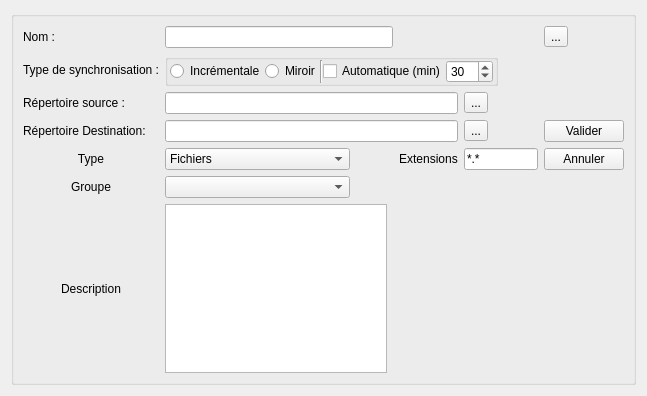
<?xml version="1.0" encoding="UTF-8"?>
<ui version="4.0">
 <class>Sensor</class>
 <widget class="QWidget" name="Sensor">
  <property name="geometry">
   <rect>
    <x>0</x>
    <y>0</y>
    <width>647</width>
    <height>396</height>
   </rect>
  </property>
  <property name="windowTitle">
   <string>Form</string>
  </property>
  <layout class="QGridLayout" name="gridLayout_2">
   <item row="1" column="0">
    <widget class="QGroupBox" name="groupBox">
     <property name="title">
      <string/>
     </property>
     <layout class="QGridLayout" name="gridLayout">
      <item row="6" column="1">
       <widget class="QComboBox" name="cb_Groupes">
        <property name="maximumSize">
         <size>
          <width>185</width>
          <height>16777215</height>
         </size>
        </property>
       </widget>
      </item>
      <item row="5" column="5">
       <widget class="QPushButton" name="btn_Annuler">
        <property name="text">
         <string>Annuler</string>
        </property>
       </widget>
      </item>
      <item row="6" column="0">
       <widget class="QLabel" name="label_3">
        <property name="text">
         <string>Groupe</string>
        </property>
        <property name="alignment">
         <set>Qt::AlignCenter</set>
        </property>
       </widget>
      </item>
      <item row="7" column="1">
       <widget class="QTextEdit" name="te_Desc">
        <property name="minimumSize">
         <size>
          <width>185</width>
          <height>71</height>
         </size>
        </property>
       </widget>
      </item>
      <item row="0" column="5">
       <widget class="QToolButton" name="Btn_Modifier">
        <property name="text">
         <string>...</string>
        </property>
        <property name="icon">
         <iconset resource="icons.qrc">
          <normaloff>:/icones/CadenasFerme.jpg</normaloff>
          <normalon>:/icones/CadenasOuvert.jpg</normalon>:/icones/CadenasFerme.jpg</iconset>
        </property>
        <property name="iconSize">
         <size>
          <width>32</width>
          <height>32</height>
         </size>
        </property>
        <property name="checkable">
         <bool>true</bool>
        </property>
        <property name="checked">
         <bool>false</bool>
        </property>
       </widget>
      </item>
      <item row="4" column="5">
       <widget class="QPushButton" name="btn_Valider">
        <property name="text">
         <string>Valider</string>
        </property>
       </widget>
      </item>
      <item row="7" column="0">
       <widget class="QLabel" name="label_4">
        <property name="text">
         <string>Description</string>
        </property>
        <property name="alignment">
         <set>Qt::AlignCenter</set>
        </property>
       </widget>
      </item>
      <item row="2" column="0">
       <widget class="QLabel" name="label_5">
        <property name="text">
         <string>Type de synchronisation :</string>
        </property>
        <property name="alignment">
         <set>Qt::AlignLeading|Qt::AlignLeft|Qt::AlignVCenter</set>
        </property>
       </widget>
      </item>
      <item row="5" column="0">
       <widget class="QLabel" name="l_Type">
        <property name="text">
         <string>Type</string>
        </property>
        <property name="alignment">
         <set>Qt::AlignCenter</set>
        </property>
       </widget>
      </item>
      <item row="5" column="4">
       <widget class="QLineEdit" name="le_ext">
        <property name="maximumSize">
         <size>
          <width>139</width>
          <height>16777215</height>
         </size>
        </property>
        <property name="inputMask">
         <string/>
        </property>
        <property name="text">
         <string>*.*</string>
        </property>
       </widget>
      </item>
      <item row="0" column="0">
       <widget class="QLabel" name="label">
        <property name="text">
         <string>Nom :</string>
        </property>
       </widget>
      </item>
      <item row="5" column="1">
       <widget class="QComboBox" name="cb_Type">
        <property name="maximumSize">
         <size>
          <width>185</width>
          <height>16777215</height>
         </size>
        </property>
        <item>
         <property name="text">
          <string>Fichiers</string>
         </property>
        </item>
        <item>
         <property name="text">
          <string>Dossier</string>
         </property>
        </item>
        <item>
         <property name="text">
          <string>Sauvegarde Externe</string>
         </property>
        </item>
       </widget>
      </item>
      <item row="4" column="4">
       <widget class="QToolButton" name="btn_ParcDest">
        <property name="text">
         <string>...</string>
        </property>
       </widget>
      </item>
      <item row="4" column="0">
       <widget class="QLabel" name="l_Dest">
        <property name="text">
         <string>Répertoire Destination:</string>
        </property>
       </widget>
      </item>
      <item row="3" column="4">
       <widget class="QToolButton" name="btn_ParcSource">
        <property name="text">
         <string>...</string>
        </property>
       </widget>
      </item>
      <item row="3" column="1" colspan="3">
       <widget class="QLineEdit" name="le_Source"/>
      </item>
      <item row="0" column="1" colspan="2">
       <widget class="QLineEdit" name="le_Name">
        <property name="maximumSize">
         <size>
          <width>252</width>
          <height>24</height>
         </size>
        </property>
       </widget>
      </item>
      <item row="5" column="3">
       <widget class="QLabel" name="l_Ext">
        <property name="text">
         <string>Extensions</string>
        </property>
        <property name="alignment">
         <set>Qt::AlignCenter</set>
        </property>
       </widget>
      </item>
      <item row="4" column="1" colspan="3">
       <widget class="QLineEdit" name="le_Dest"/>
      </item>
      <item row="3" column="0">
       <widget class="QLabel" name="label_2">
        <property name="text">
         <string>Répertoire source :</string>
        </property>
       </widget>
      </item>
      <item row="2" column="1" colspan="5">
       <widget class="QGroupBox" name="groupBox_2">
        <property name="maximumSize">
         <size>
          <width>370</width>
          <height>47</height>
         </size>
        </property>
        <property name="title">
         <string/>
        </property>
        <property name="alignment">
         <set>Qt::AlignCenter</set>
        </property>
        <property name="flat">
         <bool>false</bool>
        </property>
        <layout class="QHBoxLayout" name="horizontalLayout">
         <property name="spacing">
          <number>0</number>
         </property>
         <property name="sizeConstraint">
          <enum>QLayout::SetFixedSize</enum>
         </property>
         <property name="leftMargin">
          <number>2</number>
         </property>
         <property name="topMargin">
          <number>0</number>
         </property>
         <property name="rightMargin">
          <number>2</number>
         </property>
         <property name="bottomMargin">
          <number>0</number>
         </property>
         <item>
          <widget class="QRadioButton" name="rd_Increment">
           <property name="text">
            <string>Incrémentale</string>
           </property>
          </widget>
         </item>
         <item>
          <widget class="QRadioButton" name="rd_Mirror">
           <property name="sizePolicy">
            <sizepolicy hsizetype="Fixed" vsizetype="Fixed">
             <horstretch>0</horstretch>
             <verstretch>0</verstretch>
            </sizepolicy>
           </property>
           <property name="text">
            <string>Miroir</string>
           </property>
          </widget>
         </item>
         <item>
          <widget class="Line" name="line">
           <property name="orientation">
            <enum>Qt::Vertical</enum>
           </property>
          </widget>
         </item>
         <item>
          <widget class="QCheckBox" name="cb_Auto">
           <property name="text">
            <string>Automatique (min)</string>
           </property>
          </widget>
         </item>
         <item>
          <widget class="QSpinBox" name="sp_timer">
           <property name="minimum">
            <number>1</number>
           </property>
           <property name="maximum">
            <number>999</number>
           </property>
           <property name="value">
            <number>30</number>
           </property>
          </widget>
         </item>
        </layout>
       </widget>
      </item>
     </layout>
    </widget>
   </item>
  </layout>
 </widget>
 <resources>
  <include location="icons.qrc"/>
 </resources>
 <connections/>
</ui>
